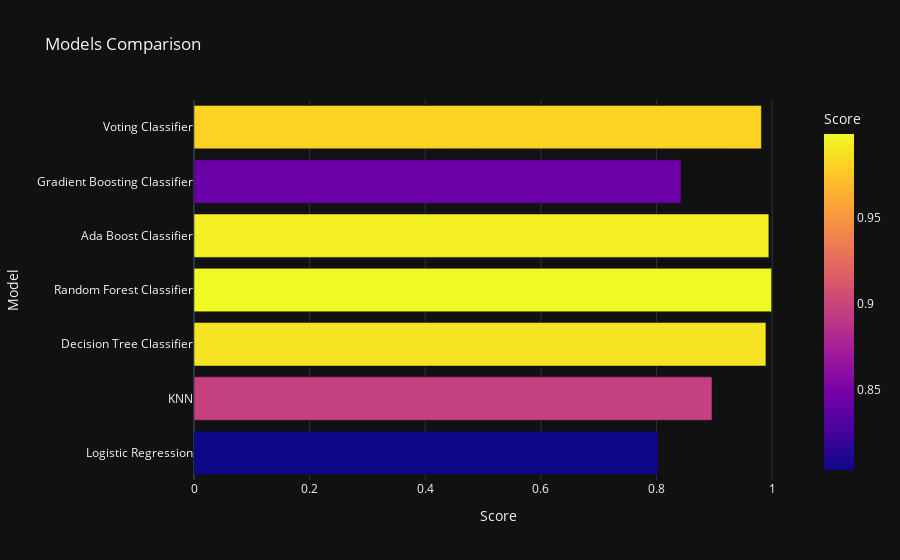

The cell this chart's notebook holds for it:
### Code cell
px.bar(data_frame = models, x = 'Score', y = 'Model', color = 'Score', template = 'plotly_dark', title = 'Models Comparison')

### Figure 1 — Plotly figure (JSON) as saved in the notebook; plotly's stock layout.template omitted (floating-point values rounded to 4 significant figures)
{"data": [{"alignmentgroup": "True", "hovertemplate": "Score=%{marker.color}<br>Model=%{y}<extra></extra>", "legendgroup": "", "marker": {"color": [0.8029, 0.8959, 0.9891, 0.9989, 0.9942, 0.8424, 0.9813], "coloraxis": "coloraxis", "pattern": {"shape": ""}}, "name": "", "offsetgroup": "", "orientation": "h", "showlegend": false, "textposition": "auto", "type": "bar", "x": [0.8029, 0.8959, 0.9891, 0.9989, 0.9942, 0.8424, 0.9813], "xaxis": "x", "y": ["Logistic Regression", "KNN", "Decision Tree Classifier", "Random Forest Classifier", "Ada Boost Classifier", "Gradient Boosting Classifier", "Voting Classifier"], "yaxis": "y"}], "layout": {"barmode": "relative", "coloraxis": {"colorbar": {"title": {"text": "Score"}}, "colorscale": [[0, "#0d0887"], [0.1111, "#46039f"], [0.2222, "#7201a8"], [0.3333, "#9c179e"], [0.4444, "#bd3786"], [0.5556, "#d8576b"], [0.6667, "#ed7953"], [0.7778, "#fb9f3a"], [0.8889, "#fdca26"], [1, "#f0f921"]]}, "legend": {"tracegroupgap": 0}, "title": {"text": "Models Comparison"}, "xaxis": {"anchor": "y", "domain": [0, 1], "title": {"text": "Score"}}, "yaxis": {"anchor": "x", "domain": [0, 1], "title": {"text": "Model"}}}}
